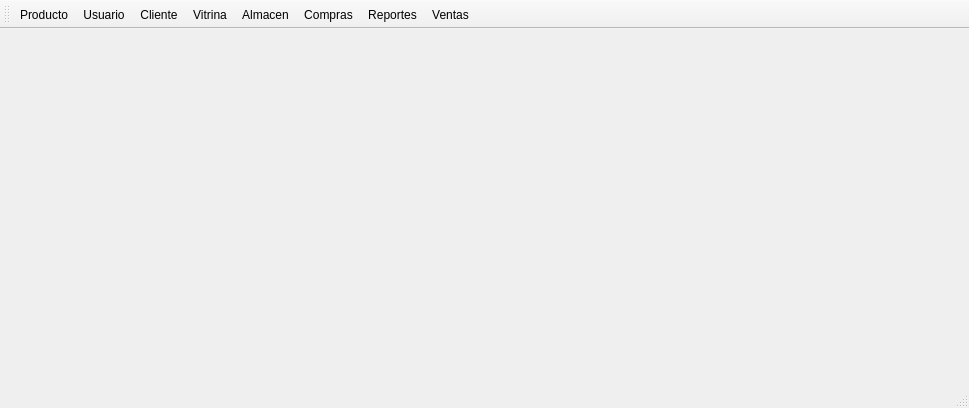
<?xml version="1.0" encoding="UTF-8"?>
<ui version="4.0">
 <class>MainWindow</class>
 <widget class="QMainWindow" name="MainWindow">
  <property name="geometry">
   <rect>
    <x>0</x>
    <y>0</y>
    <width>969</width>
    <height>408</height>
   </rect>
  </property>
  <property name="windowTitle">
   <string>MainWindow</string>
  </property>
  <widget class="QWidget" name="centralWidget"/>
  <widget class="QMenuBar" name="menuBar">
   <property name="geometry">
    <rect>
     <x>0</x>
     <y>0</y>
     <width>969</width>
     <height>25</height>
    </rect>
   </property>
  </widget>
  <widget class="QToolBar" name="mainToolBar">
   <property name="iconSize">
    <size>
     <width>40</width>
     <height>40</height>
    </size>
   </property>
   <property name="toolButtonStyle">
    <enum>Qt::ToolButtonTextBesideIcon</enum>
   </property>
   <attribute name="toolBarArea">
    <enum>TopToolBarArea</enum>
   </attribute>
   <attribute name="toolBarBreak">
    <bool>false</bool>
   </attribute>
   <addaction name="actionProducto"/>
   <addaction name="actionUsuario"/>
   <addaction name="actionCliente"/>
   <addaction name="actionVitrina"/>
   <addaction name="actionAlmacen"/>
   <addaction name="actionCompras"/>
   <addaction name="actionReportes"/>
   <addaction name="actionVentas"/>
  </widget>
  <widget class="QStatusBar" name="statusBar"/>
  <action name="actionProducto">
   <property name="checkable">
    <bool>false</bool>
   </property>
   <property name="checked">
    <bool>false</bool>
   </property>
   <property name="enabled">
    <bool>true</bool>
   </property>
   <property name="icon">
    <iconset resource="Icons/Icons.qrc">
     <normaloff>:/Icons/file-roller.png</normaloff>:/Icons/file-roller.png</iconset>
   </property>
   <property name="text">
    <string>Producto</string>
   </property>
   <property name="shortcut">
    <string>Ctrl+Alt+P</string>
   </property>
  </action>
  <action name="actionUsuario">
   <property name="icon">
    <iconset resource="Icons/Icons.qrc">
     <normaloff>:/Icons/users.png</normaloff>:/Icons/users.png</iconset>
   </property>
   <property name="text">
    <string>Usuario</string>
   </property>
   <property name="shortcut">
    <string>Ctrl+Alt+U</string>
   </property>
  </action>
  <action name="actionCliente">
   <property name="icon">
    <iconset resource="Icons/Icons.qrc">
     <normaloff>:/Icons/clients.png</normaloff>:/Icons/clients.png</iconset>
   </property>
   <property name="text">
    <string>Cliente</string>
   </property>
   <property name="shortcut">
    <string>Ctrl+Alt+C</string>
   </property>
  </action>
  <action name="actionVitrina">
   <property name="icon">
    <iconset resource="Icons/Icons.qrc">
     <normaloff>:/Icons/inventory-maintenance.png</normaloff>:/Icons/inventory-maintenance.png</iconset>
   </property>
   <property name="text">
    <string>Vitrina</string>
   </property>
   <property name="shortcut">
    <string>Ctrl+Alt+V</string>
   </property>
  </action>
  <action name="actionAlmacen">
   <property name="icon">
    <iconset resource="Icons/Icons.qrc">
     <normaloff>:/Icons/file-roller.png</normaloff>:/Icons/file-roller.png</iconset>
   </property>
   <property name="text">
    <string>Almacen</string>
   </property>
   <property name="shortcut">
    <string>Ctrl+Alt+A</string>
   </property>
  </action>
  <action name="actionCompras">
   <property name="icon">
    <iconset resource="Icons/Icons.qrc">
     <normaloff>:/Icons/shopping-cart_basic_blue.png</normaloff>:/Icons/shopping-cart_basic_blue.png</iconset>
   </property>
   <property name="text">
    <string>Compras</string>
   </property>
   <property name="shortcut">
    <string>Ctrl+Alt+O</string>
   </property>
  </action>
  <action name="actionReportes">
   <property name="icon">
    <iconset resource="Icons/Icons.qrc">
     <normaloff>:/Icons/abiword.png</normaloff>:/Icons/abiword.png</iconset>
   </property>
   <property name="text">
    <string>Reportes</string>
   </property>
   <property name="shortcut">
    <string>Ctrl+Alt+R</string>
   </property>
  </action>
  <action name="actionVentas">
   <property name="icon">
    <iconset resource="Icons/Icons.qrc">
     <normaloff>:/Icons/ticket.png</normaloff>:/Icons/ticket.png</iconset>
   </property>
   <property name="text">
    <string>Ventas</string>
   </property>
   <property name="shortcut">
    <string>Ctrl+Alt+N</string>
   </property>
  </action>
 </widget>
 <layoutdefault spacing="6" margin="11"/>
 <resources>
  <include location="Icons/Icons.qrc"/>
 </resources>
 <connections/>
</ui>
